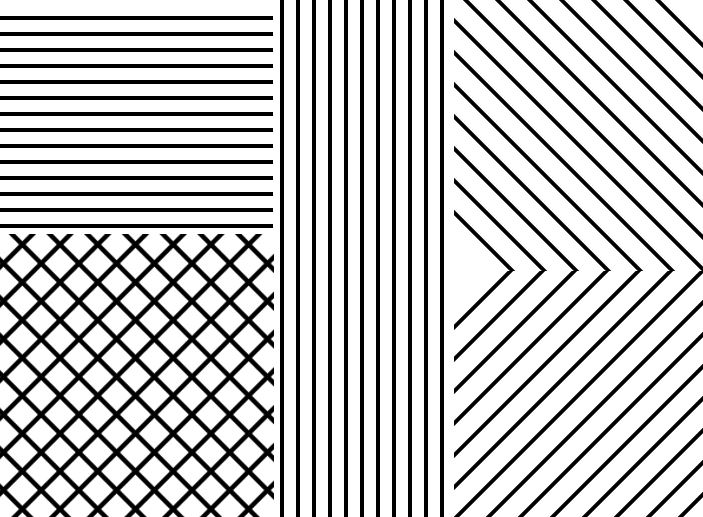
#> input picture Processamento_Imagem/4 - Unsupervised_ML/images/synthetic.jpg, 703 x 517 px
$ jupyter execute --allow-errors unsupervised_ML_tutorial.ipynb   (older library calls are emulated)
#> lines starting #> are read from the running program, lines starting #| are printed output that depends on the picture
# Tutorial 71

[cell 1]
# https://youtu.be/H_L7V_BH9pc
"""
@author: Sreenivas Bhattiprolu
"""
#################################
#Image segmentation using K-means
from skimage import io
import numpy as np
from matplotlib import pyplot as plt

#> (the rest of this cell did not finish here and is left out)

#> (a cell that did not finish here is left out)

# Tutorial 72 - Gaussian Mixture Model (GMM) para segmentação

[cell 3]
# https://youtu.be/__UcukytHuc
"""
@author: Sreenivas Bhattiprolu

NOTE:
Both BIC and AIC are included as built in methods as part of Scikit-Learn's  GaussianMixture.
Therefore we do not need to import any other libraries to compute these.
The way you compute them (for example BIC) is by fitting a GMM model and then calling the method BIC.


"""

import numpy as np
import cv2
from matplotlib import pyplot as plt

#Use plant cells to demo the GMM on 2 components
#Use BSE_Image to demo it on 4 components
#USe alloy.jpg to demonstrate bic and how 2 is optimal for alloy

img = cv2.imread("images/BSE.tif")
#> (the rest of this cell did not finish here and is left out)

#> (a cell that did not finish here is left out)

[cell 5]
##############################################################
#How to know the best number of components?
#Using Bayesian information criterion (BIC) to find the best number of components
import numpy as np
import cv2

img = cv2.imread("images/BSE.tif")
#> (the rest of this cell did not finish here and is left out)

[cell 6]
#Now, to explain m.bic, here are the lines I used in the video.
n_components = np.arange(1,10)
#> (the rest of this cell did not finish here and is left out)

# Tutorial 74 - Gabor Filter

[cell 7]
# https://youtu.be/yn1NUwaxhZg
"""
WHat is Gabor filter?
"""

##############################################
#Gabor filter, multiple filters in one. Generate fiter bank.
"""
For image processing and computer vision, Gabor filters are generally
used in texture analysis, edge detection, feature extraction, etc.
Gabor filters are special classes of bandpass filters, i.e., they allow a certain
‘band’ of frequencies and reject the others.


ksize Size of the filter returned.
sigma Standard deviation of the gaussian envelope.
theta Orientation of the normal to the parallel stripes of a Gabor function.
lambda Wavelength of the sinusoidal factor.
gamma Spatial aspect ratio.
psi Phase offset.
ktype Type of filter coefficients. It can be CV_32F or CV_64F.
indicates the type and range of values that each pixel in the Gabor kernel can hold.
Basically float32 or float64

"""

import numpy as np
import cv2
import matplotlib.pyplot as plt

ksize = 15  #Use size that makes sense to the image and fetaure size. Large may not be good.
#On the synthetic image it is clear how ksize affects imgae (try 5 and 50)
sigma = 5 #Large sigma on small features will fully miss the features.
theta = 1*np.pi/2  #/4 shows horizontal 3/4 shows other horizontal. Try other contributions
lamda = 1*np.pi/4  #1/4 works best for angled.
gamma=0.9  #Value of 1 defines spherical. Calue close to 0 has high aspect ratio
#Value of 1, spherical may not be ideal as it picks up features from other regions.
phi = 0.8  #Phase offset. I leave it to 0. (For hidden pic use 0.8)


kernel = cv2.getGaborKernel((ksize, ksize), sigma, theta, lamda, gamma, phi, ktype=cv2.CV_32F)

plt.imshow(kernel)
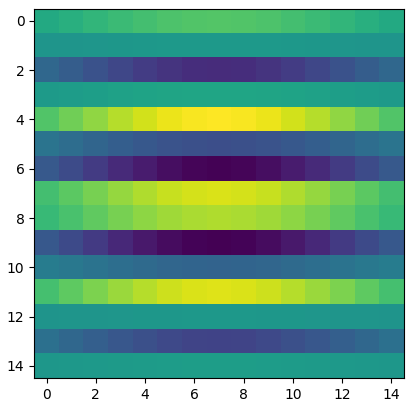
#> figure drawn by matplotlib, 1 panel

[cell 8]
img = cv2.imread('images/synthetic.jpg')
#> img is the input picture: shape (517, 703, 3); min 0, max 255, mean 195.4
plt.imshow(img, cmap='gray')

### Mudem o kernel para entender o que o filtro faz

[cell 9]
img = cv2.cvtColor(img, cv2.COLOR_BGR2GRAY)
#> img: shape (517, 703)
fimg = cv2.filter2D(img, cv2.CV_8UC3, kernel)
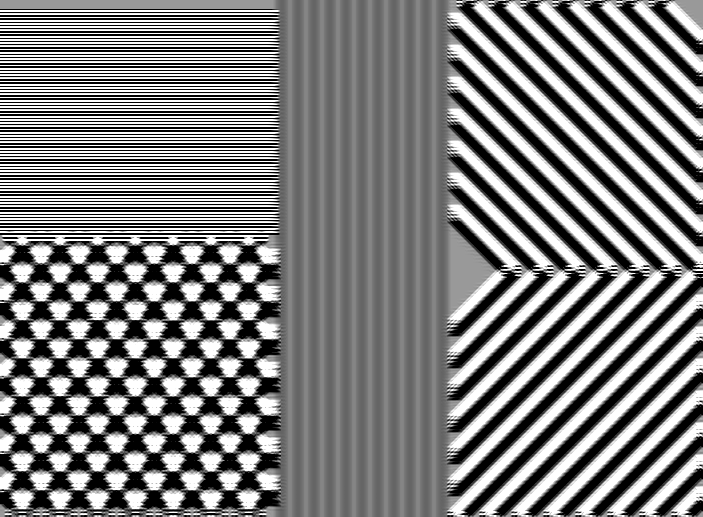
#> fimg: shape (517, 703); min 0, max 255, mean 126.1
#> `[cell 9] img = cv2.cvtColor(img, cv2.COLOR_BGR2GRAY) fimg = cv2.filter..`:
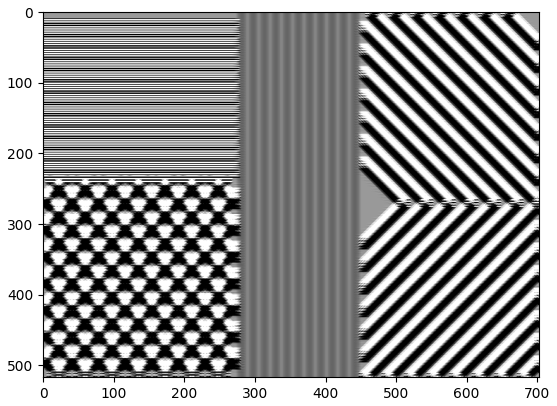
#> figure drawn by matplotlib, 1 panel

kernel_resized = cv2.resize(kernel, (400, 400))                    # Resize image

plt.imshow(kernel_resized)
plt.imshow(fimg, cmap='gray')

# [5 lines of commented-out code are left out]

# Tutorial 75 - Extraíndo features!

[cell 10]
# https://youtu.be/ywyomOyXpxg

import numpy as np
import cv2
import pandas as pd

#img = cv2.imread('BSE_Image.jpg')
img = cv2.imread('images/synthetic.jpg')
img = cv2.cvtColor(img, cv2.COLOR_BGR2GRAY)
#Here, if you have multichannel image then extract the right channel instead of converting the image to grey.
#For example, if DAPI contains nuclei information, extract the DAPI channel image first.
cv2.imshow('Filtered', img)
cv2.waitKey()
cv2.destroyAllWindows()

[cell 11]
#Multiple images can be used for training. For that, you need to concatenate the data

#Save original image pixels into a data frame. This is our Feature #1.
img2 = img.reshape(-1)
df = pd.DataFrame()
df['Original Image'] = img2

#Generate Gabor features
num = 1  #To count numbers up in order to give Gabor features a lable in the data frame
kernels = []  #Create empty list to hold all kernels that we will generate in a loop
for theta in range(8):   #Define number of thetas. Here only 2 theta values 0 and 1/4 . pi
    theta = theta / 4. * np.pi
    for sigma in (1, 3, 5, 7):  #Sigma with values of 1 and 3
        for lamda in np.arange(0, np.pi, np.pi / 4):   #Range of wavelengths
            for gamma in (0.05, 0.5):   #Gamma values of 0.05 and 0.5

                gabor_label = 'Gabor' + str(num)  #Label Gabor columns as Gabor1, Gabor2, etc.
#                print(gabor_label)
                ksize=5  #Try 15 for hidden image. Or 9 for others
                phi = 0  #0.8 for hidden image. Otherwise leave it to 0
                kernel = cv2.getGaborKernel((ksize, ksize), sigma, theta, lamda, gamma, phi, ktype=cv2.CV_32F)
                kernels.append(kernel)
                #Now filter the image and add values to a new column
                fimg = cv2.filter2D(img2, cv2.CV_8UC3, kernel)
                filtered_img = fimg.reshape(-1)

                cv2.imwrite('images/gabor_filtered_images/'+gabor_label+'.jpg', filtered_img.reshape(img.shape))

                df[gabor_label] = filtered_img  #Labels columns as Gabor1, Gabor2, etc.
                print(gabor_label, ': theta=', theta, ': sigma=', sigma, ': lamda=', lamda, ': gamma=', gamma)

                num += 1  #Increment for gabor column label
#> this loop made 8 passes
#> pass 1, `cv2.imwrite('images/gabor_filtered_images/'+gabor_label+'.jpg', filter..`:
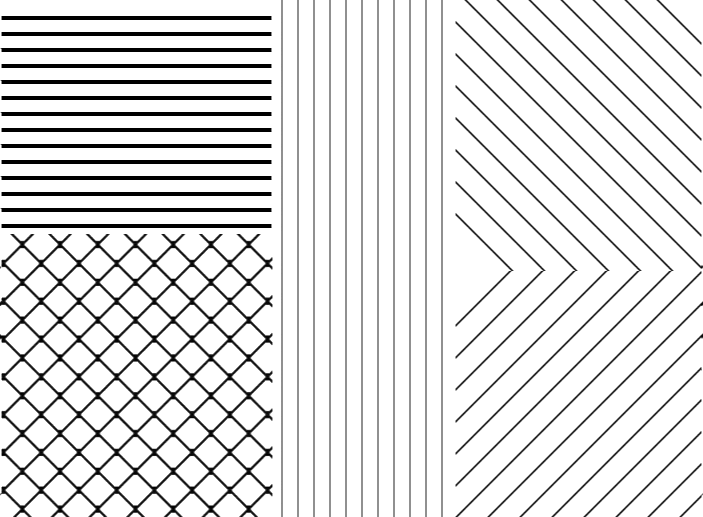
#> saved as Gabor3.jpg: shape (517, 703); min 0, max 255, mean 225.9
#> pass 1, `cv2.imwrite('images/gabor_filtered_images/'+gabor_label+'.jpg', filter..`:
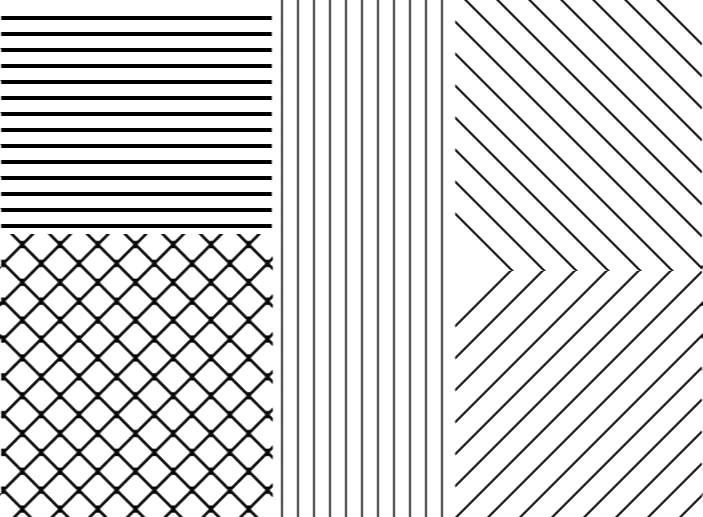
#> saved as Gabor4.jpg: shape (517, 703); min 0, max 255, mean 219.3
#> pass 1, `cv2.imwrite('images/gabor_filtered_images/'+gabor_label+'.jpg', filter..`:
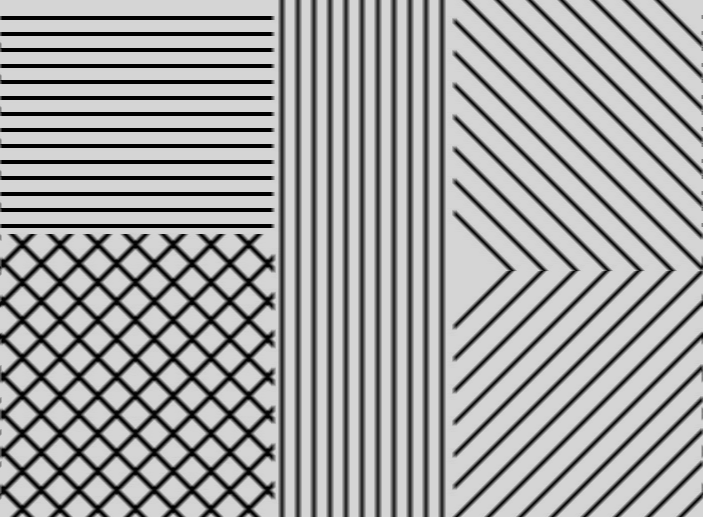
#> saved as Gabor5.jpg: shape (517, 703); min 0, max 213, mean 163.3
#> after the loop, kernels = 256 items; num = 257

print(df.head())

#df.to_csv("Gabor.csv")

[cell 12]
import cv2
import numpy as np
import pandas as pd
import itertools

# Save original image pixels into a data frame. This is our Feature #1.
img2 = img.reshape(-1)
df = pd.DataFrame()
df['Original Image'] = img2

# Generate Gabor features
num = 1  # To count numbers up in order to give Gabor features a label in the data frame
kernels = []  # Create an empty list to hold all kernels that we will generate in a loop

# Define parameter ranges
thetas = [theta / 4. * np.pi for theta in range(8)]
#> thetas = [0, 0.785, 1.57, 2.36, 3.14, 3.93, 4.71, 5.5]
sigmas = [1, 3, 5, 7]
lamdas = np.arange(0, np.pi, np.pi / 4)
gammas = [0.05, 0.5]

# Use itertools.product to generate all combinations of parameters
for theta, sigma, lamda, gamma in itertools.product(thetas, sigmas, lamdas, gammas):
    gabor_label = 'Gabor' + str(num)  # Label Gabor columns as Gabor1, Gabor2, etc.
    ksize = 5  # Try 15 for hidden image. Or 9 for others
    phi = 0  # 0.8 for hidden image. Otherwise leave it to 0
    kernel = cv2.getGaborKernel((ksize, ksize), sigma, theta, lamda, gamma, phi, ktype=cv2.CV_32F)
    kernels.append(kernel)

    # Now filter the image and add values to a new column
    fimg = cv2.filter2D(img, cv2.CV_8UC3, kernel)  # Corrected to filter the original image
    filtered_img = fimg.reshape(-1)

    # Save filtered image
    cv2.imwrite(f'images/gabor_filtered_images/{gabor_label}.jpg', fimg)

    df[gabor_label] = filtered_img  # Labels columns as Gabor1, Gabor2, etc.
    print(f'{gabor_label}: theta={theta}, sigma={sigma}, lamda={lamda}, gamma={gamma}')

    num += 1  # Increment for Gabor column label
#> this loop made 256 passes
#> (theta, sigma, lamda, gamma, gabor_label) on passes 1 to 3: (0, 1, 0, 0.05, 'Gabor1'), (0, 1, 0, 0.5, 'Gabor2'), (0, 1, 0.785, 0.05, 'Gabor3')
#> pass 3, `fimg = cv2.filter2D(img, cv2.CV_8UC3, kernel)`:
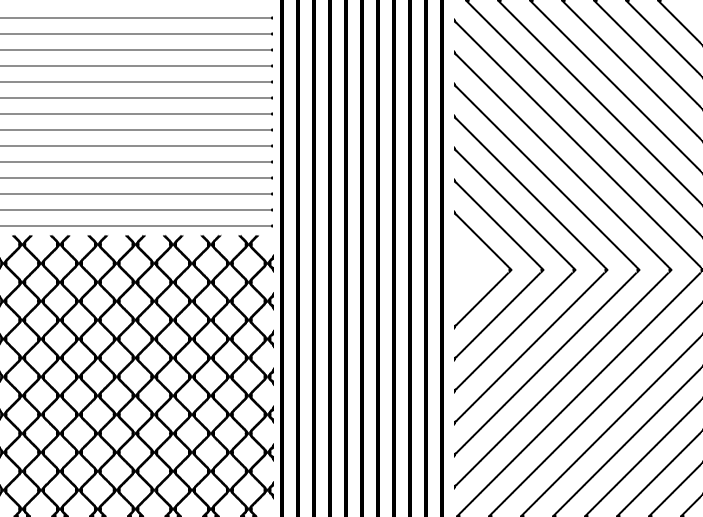
#> fimg: shape (517, 703); min 0, max 255, mean 218
#> after the loop, num = 257

print(df.head())

# df.to_csv("Gabor.csv")

### Vejam o diretório images/gabor_filtered_images

### Os tutoriais de segmentação de imagem com ML supervisionado, pediram cadastra em um site pago para dar label as imagens :/<br>Então vamos para a classsificação!

# Tutorial 83 - Classificação de imagens

[cell 13]
# https://youtu.be/nK-2k_ENgEc
"""
@author: Sreenivas Bhattiprolu

Image classification using feature extraction + RM (or SVM)

Each set of images will be stored in separate folders with appropriate names
Folder names are taken as labels.
You can have any number of classes.
Usually works well with a handful of training images.

Be mindful of memory for large images and large number of filters.
In this example for Gabor, only theta and sigma are changed. You can create infinite filters
by changing lambda, gamma, and kszie.

"""

import numpy as np
import matplotlib.pyplot as plt
import glob
import cv2
import os
import seaborn as sns
import pandas as pd
from skimage.filters import sobel

#Dataset from https://zenodo.org/badge/DOI/10.5281/zenodo.5226945.svg
#print(os.listdir("images/cats_dogs_light"))

#Resize images to
SIZE = 128

#Capture images and labels into arrays.
#Start by creating empty lists.
train_images = []
train_labels = []
for directory_path in glob.glob("images/cats_dogs_light/train/*"):
    #label = directory_path.split("\\")[-1]                      #!!!!!!!!!!!!!!!!!!!!!CUIDADO! ESSE É PARA WINDOWS
    label = directory_path.split("/")[-1]                        #!!!!!!!!!!!!!!!!!!!!!CUIDADO! ESSE É PARA LINUX
    print(label)
    for img_path in glob.glob(os.path.join(directory_path, "*.jpg")):
        print('train', label, img_path)
        img = cv2.imread(img_path, cv2.IMREAD_COLOR) #Reading color images
        img = cv2.resize(img, (SIZE, SIZE)) #Resize images
        img = cv2.cvtColor(img, cv2.COLOR_BGR2GRAY) #Optional step. Change BGR to RGB
        train_images.append(img)
        train_labels.append(label)

#print('train_labels', train_labels)                              #!!!!!!!!!!!!!!!CONFIRA SEUS LABELS!!!!

train_images = np.array(train_images)
train_labels = np.array(train_labels)

#Do exactly the same for test/validation images
# test
test_images = []
test_labels = []
for directory_path in glob.glob("images/cats_dogs_light/test/*"):
    #label = directory_path.split("\\")[-1]                      #!!!!!!!!!!!!!!!!!!!!!CUIDADO! ESSE É PARA WINDOWS
    label = directory_path.split("/")[-1]                        #!!!!!!!!!!!!!!!!!!!!!CUIDADO! ESSE É PARA LINUX
    print(label)
    for img_path in glob.glob(os.path.join(directory_path, "*.jpg")):
        print('test', label, img_path)
        img = cv2.imread(img_path, cv2.IMREAD_COLOR) #Reading color images
        img = cv2.resize(img, (SIZE, SIZE)) #Resize images
        img = cv2.cvtColor(img, cv2.COLOR_BGR2GRAY) #Optional step. Change BGR to RGB
        test_images.append(img)
        test_labels.append(label)

test_images = np.array(test_images)
test_labels = np.array(test_labels)

[cell 14]
#Encode labels from text (folder names) to integers.
from sklearn import preprocessing
le = preprocessing.LabelEncoder()
le.fit(test_labels)
test_labels_encoded = le.transform(test_labels)
le.fit(train_labels)
train_labels_encoded = le.transform(train_labels)

#Split data into test and train datasets (already split but assigning to meaningful convention)
#If you only have one dataset then split here
x_train, y_train, x_test, y_test = train_images, train_labels_encoded, test_images, test_labels_encoded

# Normalize pixel values to between 0 and 1
x_train, x_test = x_train / 255.0, x_test / 255.0

[cell 15]
print('x_train len', len(x_train))

[cell 16]
print('x_test len', len(x_test))

[cell 17]
###################################################################
# FEATURE EXTRACTOR function
# input shape is (n, x, y, c) - number of images, x, y, and channels
def feature_extractor(dataset):
    x_train = dataset
    image_dataset = pd.DataFrame()
    for image in range(x_train.shape[0]):  #iterate through each file
        #print(image)

        df = pd.DataFrame()  #Temporary data frame to capture information for each loop.
        #Reset dataframe to blank after each loop.
        input_img = x_train[image, :,:] #,:]
        img = input_img

    ################################################################
    #START ADDING DATA TO THE DATAFRAME
    #Add feature extractors, e.g. edge detection, smoothing, etc.

         # FEATURE 1 - Pixel values

        #Add pixel values to the data frame
        pixel_values = img.reshape(-1)
        df['Pixel_Value'] = pixel_values   #Pixel value itself as a feature
        #df['Image_Name'] = image   #Capture image name as we read multiple images

        # FEATURE 2 - Bunch of Gabor filter responses

                #Generate Gabor features
        num = 1  #To count numbers up in order to give Gabor features a lable in the data frame
        kernels = []
        for theta in range(2):   #Define number of thetas
            theta = theta / 4. * np.pi
            for sigma in (1, 3):  #Sigma with 1 and 3
                lamda = np.pi/4
                gamma = 0.5
                gabor_label = 'Gabor' + str(num)  #Label Gabor columns as Gabor1, Gabor2, etc.
    #                print(gabor_label)
                ksize=9
                kernel = cv2.getGaborKernel((ksize, ksize), sigma, theta, lamda, gamma, 0, ktype=cv2.CV_32F)
                kernels.append(kernel)
                #Now filter the image and add values to a new column
                fimg = cv2.filter2D(img, cv2.CV_8UC3, kernel)
                filtered_img = fimg.reshape(-1)
                df[gabor_label] = filtered_img  #Labels columns as Gabor1, Gabor2, etc.
                print(gabor_label, ': theta=', theta, ': sigma=', sigma, ': lamda=', lamda, ': gamma=', gamma)
                num += 1  #Increment for gabor column label


        # FEATURE 3 Sobel
        edge_sobel = sobel(img)
        edge_sobel1 = edge_sobel.reshape(-1)
        df['Sobel'] = edge_sobel1

        #Add more filters as needed

        #Append features from current image to the dataset
        #image_dataset = image_dataset.append(df) ###USAR APPEND PARA PYTHON MAIS ANTIGO
        image_dataset = pd.concat([image_dataset, df], ignore_index=True)
#> after the loop, theta = 5.5

    return image_dataset

[cell 18]
####################################################################
#Extract features from training images
image_features = feature_extractor(x_train)

#Reshape to a vector for Random Forest / SVM training
n_features = image_features.shape[1]
#> n_features = 0
image_features = np.expand_dims(image_features, axis=0)
#> (the rest of this cell did not finish here and is left out)

[cell 19]
#Predict on Test data
#Extract features from test data and reshape, just like training data
test_features = feature_extractor(x_test)
